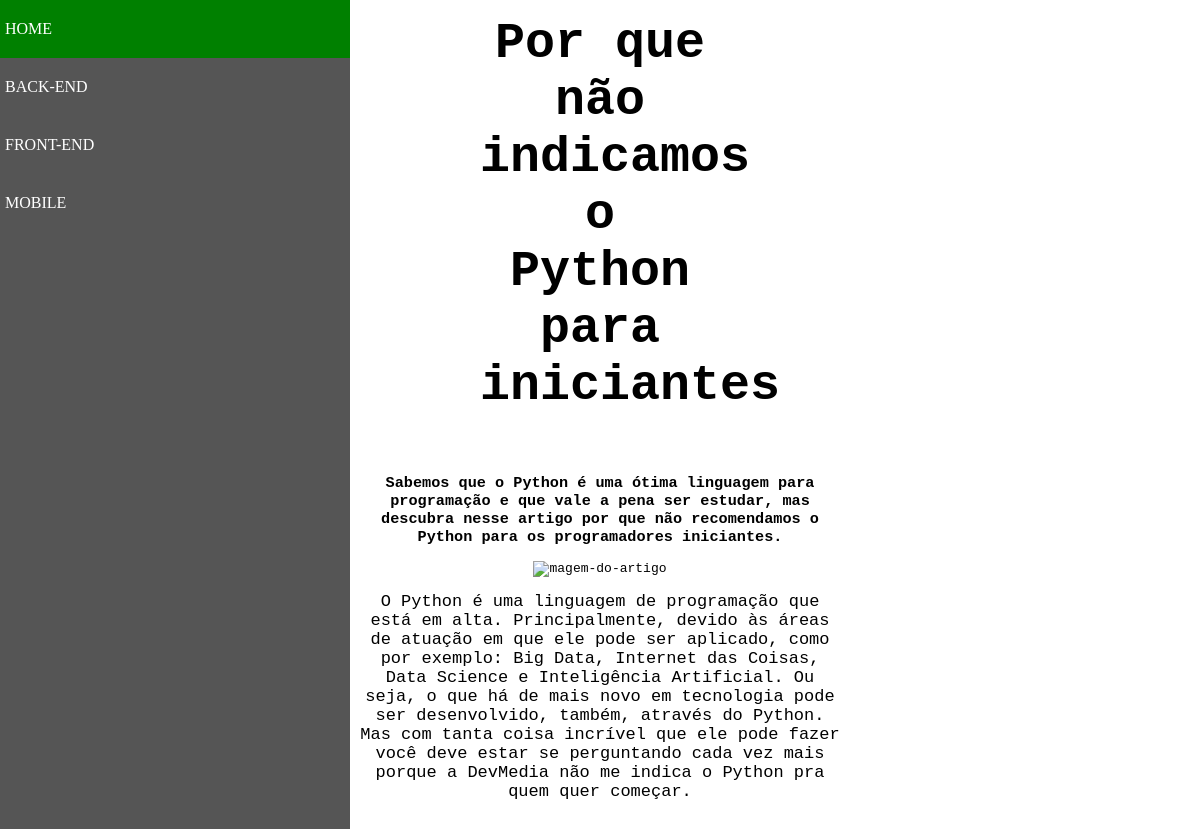
Page /artigo.php?id=5 on the committed database.
### tables this page shows
CREATE TABLE `artigos` (
  `id` int(11) NOT NULL AUTO_INCREMENT,
  `titulo` text DEFAULT NULL,
  `previa` text DEFAULT NULL,
  `conteudo` text DEFAULT NULL,
  `genero` varchar(20) DEFAULT NULL,
  `imagem` varchar(100) DEFAULT NULL,
  PRIMARY KEY (`id`)
);

### src/Artigo.php (called while the page is built, shortened)
<?php
class artigo
{
    private $mysql;
    public function __construct(mysqli $mysql)
    {
        $this->mysql = $mysql;
    }
    public function exibirUmArtigo(string $id)
    {
        $resultado = $this->mysql->prepare("SELECT id, titulo, previa, conteudo, genero, imagem FROM artigos WHERE id = ?");
        $resultado->bind_param('s', $id);
        $resultado->execute();
        $artigo = $resultado->get_result()->fetch_assoc();
        return $artigo;
    }
    public function exibirGeneros(): array
    {
        $resultado = $this->mysql->query('SELECT genero FROM artigos GROUP BY genero;');
        return $resultado->fetch_all(MYSQLI_ASSOC);
    }
}

### artigo.php (the view, shortened to what this page needs)
<?php
include 'config.php';
require 'src/Artigo.php';
$artigos = new Artigo($mysql);
$art = $artigos->exibirUmArtigo($_GET['id']);
$generos = $artigos->exibirGeneros();
?>
<!DOCTYPE html>
<html lang="pt-br">
<head>
    <link rel="stylesheet" href="style.css">
</head>
<body>
    <nav>
        <ul>
            <a href="index.php" class="item-menu"><li>HOME</li></a>
            <?php foreach ($generos as $genero) : ?>
                <a href="genero.php?genero=<?php echo $genero['genero']; ?>" class="item-menu"><li><?php echo $genero['genero']; ?></li></a>
            <?php endforeach ?>
        </ul>
    </nav>
    <div class="conteiner">
        <h1><?php echo $art['titulo']; ?></h1>
        <div class="artigo">
            <h3><?php echo $art['previa']; ?></h3>
            <?php if ($art['imagem']  !== NULL) : ?>
                <br>
                <img src="imagens/<?php echo $art['imagem']; ?>" alt="magem-do-artigo" height="350px" width="650px">
            <?php endif ?>
                <p>
                    <?php echo nl2br($art['conteudo']); ?>
                </p>
        </div>
    </div>
</body>
</html>

### style.css (style rules this page uses)
* { padding: 0px; margin: 0px; }
.item-menu { display: block; text-decoration: none; padding: 20px 5px; color: white; }
ul { list-style-type: none; }
h1 { display: inline-block; text-align: center; width: 50%; }
nav { background-color: rgba(16, 16, 16, 0.711); width: 350px; height: 100%; min-height: 100vh; display: inline-block; position: absolute; margin-right: 0%; }
.conteiner { text-align: center; display: inline-block; margin-top: 0px; margin-left: 30%; width: 40%; font-family: monospace; }
h1 { padding-top: 15px; padding-bottom: 30px; padding-left: auto; font-size: 50px; }
p { font-size: 17px; padding-top: 15px; }
.artigo { margin: 30px 0; }

### rows in the picture
artigos: titulo "Por que não indicamos o Python para iniciantes", previa "Sabemos que o Python é uma ótima linguagem para programação e que vale a pena ser estudar, mas descubra nesse artigo por que não recomendamos o Python para os programadores iniciantes.", conteudo "O Python é uma linguagem de programação que está em alta. Principalmente, devido às áreas de atuação em que ele pode ser aplicado, como por exemplo: Big Data, Internet das Coisas, Data Science e Inteligência Artificial. Ou seja, o que há de mais novo em tecnologia pode ser desenvolvido, também, através do Python. Mas com tanta coisa incrível que ele pode fazer você deve estar se perguntando cada vez mais porque a DevMedia não me indica o Python pra quem quer começar."

### other values in the picture
$genero['genero'] "BACK-END"
$genero['genero'] "FRONT-END"
$genero['genero'] "MOBILE"
